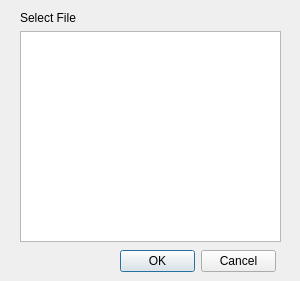
<?xml version="1.0" encoding="UTF-8"?>
<ui version="4.0">
 <class>QModifyFileDialog</class>
 <widget class="QDialog" name="QModifyFileDialog">
  <property name="geometry">
   <rect>
    <x>0</x>
    <y>0</y>
    <width>300</width>
    <height>281</height>
   </rect>
  </property>
  <property name="windowTitle">
   <string>Dialog</string>
  </property>
  <widget class="QDialogButtonBox" name="buttonBox">
   <property name="geometry">
    <rect>
     <x>120</x>
     <y>250</y>
     <width>156</width>
     <height>23</height>
    </rect>
   </property>
   <property name="standardButtons">
    <set>QDialogButtonBox::Cancel|QDialogButtonBox::Ok</set>
   </property>
  </widget>
  <widget class="QLabel" name="label">
   <property name="geometry">
    <rect>
     <x>20</x>
     <y>10</y>
     <width>141</width>
     <height>16</height>
    </rect>
   </property>
   <property name="text">
    <string>Select File</string>
   </property>
  </widget>
  <widget class="QTreeView" name="treeView">
   <property name="geometry">
    <rect>
     <x>20</x>
     <y>31</y>
     <width>261</width>
     <height>211</height>
    </rect>
   </property>
  </widget>
 </widget>
 <resources/>
 <connections/>
</ui>
